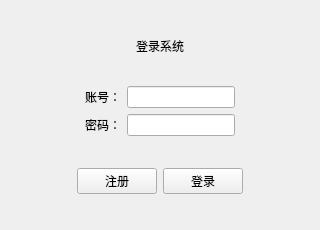
<?xml version="1.0" encoding="UTF-8"?>
<ui version="4.0">
 <class>LoginViewClass</class>
 <widget class="QWidget" name="LoginViewClass">
  <property name="geometry">
   <rect>
    <x>0</x>
    <y>0</y>
    <width>320</width>
    <height>230</height>
   </rect>
  </property>
  <property name="windowTitle">
   <string>登录</string>
  </property>
  <layout class="QVBoxLayout" name="verticalLayout">
   <item>
    <spacer name="verticalSpacer">
     <property name="orientation">
      <enum>Qt::Vertical</enum>
     </property>
     <property name="sizeHint" stdset="0">
      <size>
       <width>20</width>
       <height>23</height>
      </size>
     </property>
    </spacer>
   </item>
   <item>
    <widget class="QLabel" name="label">
     <property name="text">
      <string>登录系统</string>
     </property>
     <property name="alignment">
      <set>Qt::AlignCenter</set>
     </property>
    </widget>
   </item>
   <item>
    <spacer name="verticalSpacer_2">
     <property name="orientation">
      <enum>Qt::Vertical</enum>
     </property>
     <property name="sizeHint" stdset="0">
      <size>
       <width>20</width>
       <height>21</height>
      </size>
     </property>
    </spacer>
   </item>
   <item>
    <layout class="QHBoxLayout" name="horizontalLayout_2">
     <item>
      <spacer name="horizontalSpacer">
       <property name="orientation">
        <enum>Qt::Horizontal</enum>
       </property>
       <property name="sizeHint" stdset="0">
        <size>
         <width>40</width>
         <height>20</height>
        </size>
       </property>
      </spacer>
     </item>
     <item>
      <layout class="QFormLayout" name="formLayout">
       <item row="0" column="1">
        <widget class="QLineEdit" name="lineEdit_UserName"/>
       </item>
       <item row="1" column="0">
        <widget class="QLabel" name="label_3">
         <property name="text">
          <string>密码：</string>
         </property>
        </widget>
       </item>
       <item row="1" column="1">
        <widget class="QLineEdit" name="lineEdit_UserPassword">
         <property name="echoMode">
          <enum>QLineEdit::Password</enum>
         </property>
        </widget>
       </item>
       <item row="0" column="0">
        <widget class="QLabel" name="label_2">
         <property name="text">
          <string>账号：</string>
         </property>
        </widget>
       </item>
      </layout>
     </item>
     <item>
      <spacer name="horizontalSpacer_2">
       <property name="orientation">
        <enum>Qt::Horizontal</enum>
       </property>
       <property name="sizeHint" stdset="0">
        <size>
         <width>40</width>
         <height>20</height>
        </size>
       </property>
      </spacer>
     </item>
    </layout>
   </item>
   <item>
    <spacer name="verticalSpacer_3">
     <property name="orientation">
      <enum>Qt::Vertical</enum>
     </property>
     <property name="sizeHint" stdset="0">
      <size>
       <width>20</width>
       <height>0</height>
      </size>
     </property>
    </spacer>
   </item>
   <item>
    <layout class="QHBoxLayout" name="horizontalLayout_3">
     <item>
      <spacer name="horizontalSpacer_3">
       <property name="orientation">
        <enum>Qt::Horizontal</enum>
       </property>
       <property name="sizeHint" stdset="0">
        <size>
         <width>40</width>
         <height>20</height>
        </size>
       </property>
      </spacer>
     </item>
     <item>
      <layout class="QHBoxLayout" name="horizontalLayout">
       <item>
        <widget class="QPushButton" name="Btn_Sigup">
         <property name="text">
          <string>注册</string>
         </property>
        </widget>
       </item>
       <item>
        <widget class="QPushButton" name="Btn_Sigin">
         <property name="text">
          <string>登录</string>
         </property>
        </widget>
       </item>
      </layout>
     </item>
     <item>
      <spacer name="horizontalSpacer_4">
       <property name="orientation">
        <enum>Qt::Horizontal</enum>
       </property>
       <property name="sizeHint" stdset="0">
        <size>
         <width>40</width>
         <height>20</height>
        </size>
       </property>
      </spacer>
     </item>
    </layout>
   </item>
   <item>
    <spacer name="verticalSpacer_4">
     <property name="orientation">
      <enum>Qt::Vertical</enum>
     </property>
     <property name="sizeHint" stdset="0">
      <size>
       <width>20</width>
       <height>23</height>
      </size>
     </property>
    </spacer>
   </item>
  </layout>
 </widget>
 <layoutdefault spacing="6" margin="11"/>
 <resources/>
 <connections/>
</ui>
